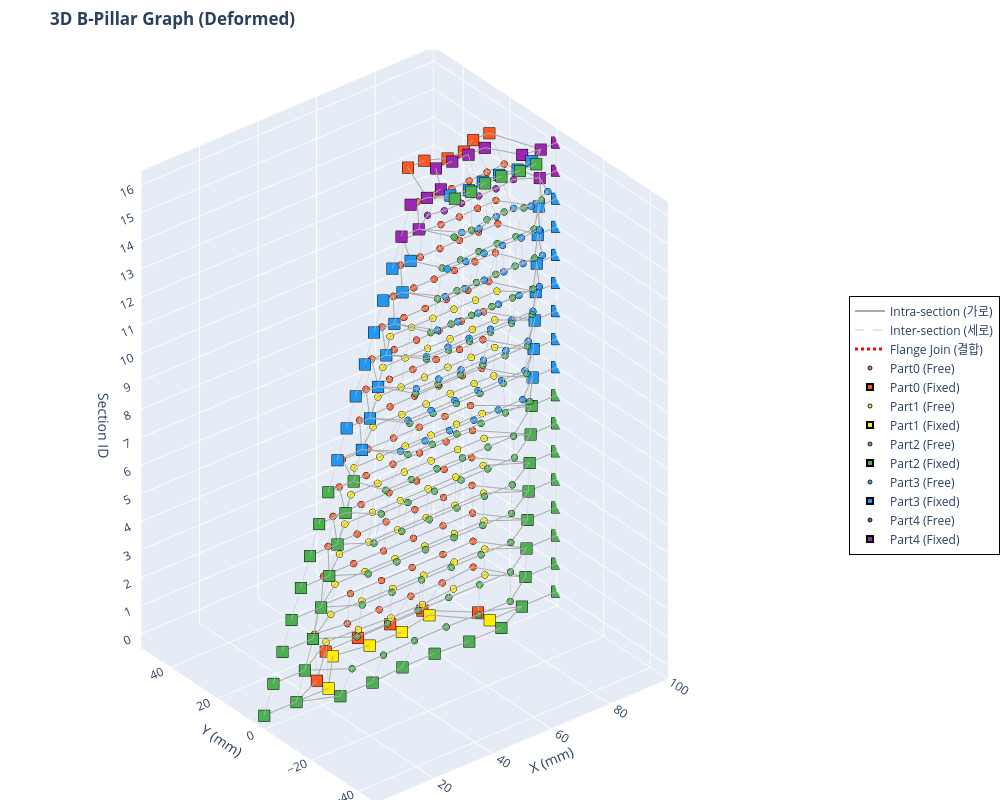

Notebook cell for this chart:
### Code cell
import plotly.graph_objects as go
import numpy as np

def visualize_bpillar_plotly_deformed(x_tensor, deformed_x_tensor, edge_index_tensor, edge_attr_tensor, num_sections):
    # 텐서를 Numpy 배열로 변환
    x_np = x_tensor.cpu().numpy()
    deformed_x_np = deformed_x_tensor.cpu().numpy()
    ei_np = edge_index_tensor.cpu().numpy()
    ea_np = edge_attr_tensor.cpu().numpy()

    # 파트별 색상 맵 (Plotly용 Hex 컬러)
    color_map = {0: '#FF5722', 1: '#FFEE00', 2: '#4CAF50', 3: '#2196F3', 4: '#9C27B0'}
    part_names = {0: 'Part0', 1: 'Part1', 2: 'Part2', 3: 'Part3', 4: 'Part4'}

    fig = go.Figure()

    # ---------------------------------------------------------
    # 1. 엣지(Edge) 그리기 (None-interleaving 기법 적용)
    # ---------------------------------------------------------
    def add_edges(edge_type_val, color, width, dash_style, name):
        mask = (ea_np[:, 3] == edge_type_val)
        edges = ei_np[:, mask]
        
        # 선을 한 번에 그리기 위해 [x1, x2, None, x3, x4, None...] 형태로 리스트 구성
        x_lines, y_lines, z_lines = [], [], []
        for i in range(edges.shape[1]):
            u, v = edges[0, i], edges[1, i]
            x_lines.extend([deformed_x_np[u, 0], deformed_x_np[v, 0], None])
            y_lines.extend([deformed_x_np[u, 1], deformed_x_np[v, 1], None])
            z_lines.extend([x_np[u, 5], x_np[v, 5], None])
            
        if x_lines:  # 엣지가 존재할 경우만 trace 추가
            fig.add_trace(go.Scatter3d(
                x=x_lines, y=y_lines, z=z_lines,
                mode='lines',
                line=dict(color=color, width=width, dash=dash_style),
                hoverinfo='none',  # 엣지에는 마우스 오버 끄기 (노드에만 집중)
                name=name,
                showlegend=True
            ))

    # 엣지 타입별 추가
    add_edges(edge_type_val=0.0, color='#AAAAAA', width=2, dash_style='solid', name='Intra-section (가로)')
    add_edges(edge_type_val=1.0, color='#CCCCCC', width=1, dash_style='dash',  name='Inter-section (세로)')
    add_edges(edge_type_val=2.0, color='#FF0000', width=3, dash_style='dot',   name='Flange Join (결합)')

    # ---------------------------------------------------------
    # 2. 노드(Node) 그리기 (Part 및 Fixed/Free 상태별 분리)
    # ---------------------------------------------------------
    for part_id, color in color_map.items():
        is_fixed = (x_np[:, 2] > 0) | (x_np[:, 3] > 0)
        
        mask_free = (x_np[:, 4] == part_id) & ~is_fixed
        mask_fixed = (x_np[:, 4] == part_id) & is_fixed
        
        p_name = part_names.get(part_id, f'Part {part_id}')
        
        # Free 노드 (원형)
        if mask_free.any():
            fig.add_trace(go.Scatter3d(
                x=deformed_x_np[mask_free, 0], y=deformed_x_np[mask_free, 1], z=x_np[mask_free, 5],
                mode='markers',
                name=f'{p_name} (Free)',
                marker=dict(size=4, color=color, symbol='circle',
                            line=dict(color='black', width=1), opacity=0.9),
                hovertemplate=f'<b>{p_name}</b><br>X: %{{x:.2f}}<br>Y: %{{y:.2f}}<br>Section(Z): %{{z}}<extra></extra>'
            ))
            
        # Fixed 노드 (크고 네모난 마커)
        if mask_fixed.any():
            fig.add_trace(go.Scatter3d(
                x=deformed_x_np[mask_fixed, 0], y=deformed_x_np[mask_fixed, 1], z=x_np[mask_fixed, 5],
                mode='markers',
                name=f'{p_name} (Fixed)',
                marker=dict(size=6, color=color, symbol='square',
                            line=dict(color='black', width=2), opacity=1.0),
                hovertemplate=f'<b>{p_name} [FIXED]</b><br>X: %{{x:.2f}}<br>Y: %{{y:.2f}}<br>Section(Z): %{{z}}<extra></extra>'
            ))

    # ---------------------------------------------------------
    # 3. X-Y 축 범위 계산 (비율 맞추기)
    # ---------------------------------------------------------
    global_xmin, global_xmax = np.min(deformed_x_np[:, 0]), np.max(deformed_x_np[:, 0])
    global_ymin, global_ymax = np.min(deformed_x_np[:, 1]), np.max(deformed_x_np[:, 1])
    
    # X, Y 범위를 동일하게 맞추기
    x_range = global_xmax - global_xmin
    y_range = global_ymax - global_ymin
    max_range = max(x_range, y_range)
    
    x_center = (global_xmin + global_xmax) / 2
    y_center = (global_ymin + global_ymax) / 2
    
    x_axis_range = [x_center - max_range / 2, x_center + max_range / 2]
    y_axis_range = [y_center - max_range / 2, y_center + max_range / 2]

    # ---------------------------------------------------------
    # 4. 레이아웃(Layout) 및 카메라 설정
    # ---------------------------------------------------------
    fig.update_layout(
        title="<b>3D B-Pillar Graph (Deformed)</b>",
        scene=dict(
            xaxis_title='X (mm)',
            yaxis_title='Y (mm)',
            zaxis_title='Section ID',
            xaxis=dict(range=x_axis_range),
            yaxis=dict(range=y_axis_range),
            zaxis=dict(tickmode='linear', tick0=0, dtick=1), # Z축 눈금을 1단위로 표시
            aspectmode='manual',
            aspectratio=dict(x=1, y=1, z=1.5),  # Z축(높이) 비율을 약간 길게 설정
            camera=dict(
                eye=dict(x=-0.8, y=-1.0, z=0.8),  # 초기 카메라 앵글
                projection=dict(type='orthographic')  # 원근 왜곡 제거 (평행 투영)
            )
        ),
        width=1000,
        height=800,
        legend=dict(
            x=1.05, y=0.5,
            bgcolor='rgba(255, 255, 255, 0.8)',
            bordercolor='Black',
            borderwidth=1
        ),
        margin=dict(l=0, r=0, b=0, t=50) # 여백 최소화
    )

    fig.show()

# 함수 실행 (앞서 생성하신 x, edge_index, edge_attr 텐서를 그대로 넣으시면 됩니다)
visualize_bpillar_plotly_deformed(x, info['new_coords'], edge_index, edge_attr, num_sections)

print("📌 마우스 조작 방법:")
print("   • 마우스 좌클릭 드래그: 3D 회전")
print("   • 마우스 우클릭 드래그: 이동 (Pan)")
print("   • 마우스 휠: 확대/축소") 
print("   • 점 위에 마우스 올리기: 좌표 및 파트 상세 정보 표시")
print("   • 우측 범례(Legend) 클릭: 해당 파트/엣지 표시 또는 숨김")

### Figure 1 — Plotly figure (JSON) as saved in the notebook; plotly's stock layout.template omitted (floating-point values rounded to 4 significant figures; data arrays with more than 128 entries replaced by an {"elided": "..."} marker saying what was removed)
{"data": [{"hoverinfo": "none", "line": {"color": "#AAAAAA", "dash": "solid", "width": 2}, "mode": "lines", "name": "Intra-section (가로)", "showlegend": true, "type": "scatter3d", "x": {"elided": "3078 float values"}, "y": {"elided": "3078 float values"}, "z": {"elided": "3078 int values"}}, {"hoverinfo": "none", "line": {"color": "#CCCCCC", "dash": "dash", "width": 1}, "mode": "lines", "name": "Inter-section (세로)", "showlegend": true, "type": "scatter3d", "x": {"elided": "3120 float values"}, "y": {"elided": "3120 float values"}, "z": {"elided": "3120 int values"}}, {"hoverinfo": "none", "line": {"color": "#FF0000", "dash": "dot", "width": 3}, "mode": "lines", "name": "Flange Join (결합)", "showlegend": true, "type": "scatter3d", "x": {"elided": "828 float values"}, "y": {"elided": "828 int values"}, "z": {"elided": "828 int values"}}, {"hovertemplate": "<b>Part0</b><br>X: %{x:.2f}<br>Y: %{y:.2f}<br>Section(Z): %{z}<extra></extra>", "marker": {"color": "#FF5722", "line": {"color": "black", "width": 1}, "opacity": 0.9, "size": 4, "symbol": "circle"}, "mode": "markers", "name": "Part0 (Free)", "type": "scatter3d", "x": [27.23, 37.41, 48.43, 59.28, 70.0, 81.41, 28.1, 38.71, 49.25, 59.76, 70.25, 80.72, 29.65, 39.96, 50.19, 60.36, 70.5, 80.58, 31.22, 41.16, 51.03, 60.85, 70.63, 80.36, 32.9, 42.46, 51.95, 61.41, 70.83, 80.21, 34.6, 43.79, 52.91, 62.0, 71.07, 80.09, 34.97, 43.68, 52.44, 61.19, 69.94, 78.71, 42.18, 52.74, 61.12, 69.42, 77.6, 83.9, 44.42, 52.41, 60.39, 68.38, 76.38, 84.35, 46.25, 53.91, 61.54, 69.18, 76.83, 84.45, 49.68, 57.21, 64.46, 71.73, 79.01, 86.19, 52.85, 59.77, 66.74, 73.72, 80.73, 87.76, 55.35, 62.04, 68.73, 75.38, 81.99, 88.6, 55.18, 61.53, 67.65, 73.92, 80.4, 86.67, 61.18, 66.84, 72.45, 78.44, 84.88, 91.05], "y": [12.56, 11.26, 11.42, 11.49, 11.46, 12.51, 11.68, 11.53, 11.5, 11.5, 11.53, 11.67, 11.79, 11.75, 11.76, 11.76, 11.75, 11.77, 11.76, 11.74, 11.75, 11.75, 11.74, 11.75, 11.7, 11.69, 11.69, 11.69, 11.68, 11.69, 11.18, 11.18, 11.19, 11.18, 11.17, 11.16, 10.28, 10.25, 10.26, 10.26, 10.27, 10.3, 11.96, 12.19, 12.26, 12.3, 12.31, 11.99, 12.05, 12.06, 12.06, 12.07, 12.07, 12.07, 11.88, 11.89, 11.89, 11.89, 11.9, 11.89, 11.81, 11.86, 11.86, 11.86, 11.86, 11.84, 10.94, 10.85, 10.86, 10.87, 10.91, 10.99, 10.93, 10.86, 10.91, 10.93, 10.94, 11.02, 9.499, 9.459, 9.126, 9.078, 9.394, 9.436, 10.99, 10.7, 10.49, 10.59, 11.01, 11.3], "z": [1.0, 1.0, 1.0, 1.0, 1.0, 1.0, 2.0, 2.0, 2.0, 2.0, 2.0, 2.0, 3.0, 3.0, 3.0, 3.0, 3.0, 3.0, 4.0, 4.0, 4.0, 4.0, 4.0, 4.0, 5.0, 5.0, 5.0, 5.0, 5.0, 5.0, 6.0, 6.0, 6.0, 6.0, 6.0, 6.0, 7.0, 7.0, 7.0, 7.0, 7.0, 7.0, 8.0, 8.0, 8.0, 8.0, 8.0, 8.0, 9.0, 9.0, 9.0, 9.0, 9.0, 9.0, 10.0, 10.0, 10.0, 10.0, 10.0, 10.0, 11.0, 11.0, 11.0, 11.0, 11.0, 11.0, 12.0, 12.0, 12.0, 12.0, 12.0, 12.0, 13.0, 13.0, 13.0, 13.0, 13.0, 13.0, 14.0, 14.0, 14.0, 14.0, 14.0, 14.0, 15.0, 15.0, 15.0, 15.0, 15.0, 15.0]}, {"hovertemplate": "<b>Part0 [FIXED]</b><br>X: %{x:.2f}<br>Y: %{y:.2f}<br>Section(Z): %{z}<extra></extra>", "marker": {"color": "#FF5722", "line": {"color": "black", "width": 2}, "opacity": 1, "size": 6, "symbol": "square"}, "mode": "markers", "name": "Part0 (Fixed)", "type": "scatter3d", "x": [0.0, 11.0, 22.0, 33.0, 44.0, 55.0, 66.0, 77.0, 88.0, 100.0, 3.125, 13.89, 89.24, 100.0, 6.25, 16.67, 89.58, 100.0, 9.375, 19.44, 89.93, 100.0, 12.5, 22.22, 90.28, 100.0, 15.62, 25.0, 90.62, 100.0, 18.75, 27.78, 90.97, 100.0, 21.88, 30.56, 91.32, 100.0, 25.0, 33.33, 91.67, 100.0, 28.12, 36.11, 92.01, 100.0, 31.25, 38.89, 92.36, 100.0, 34.38, 41.67, 92.71, 100.0, 37.5, 44.44, 93.06, 100.0, 40.62, 47.22, 93.4, 100.0, 43.75, 50.0, 93.75, 100.0, 46.88, 52.78, 94.1, 100.0, 50.0, 55.56, 61.11, 66.67, 72.22, 77.78, 83.33, 88.89, 94.44, 100.0], "y": [0.0, 0.0, 5.0, 15.0, 15.0, 15.0, 15.0, 5.0, 0.0, 0.0, 0.0, 0.0, 0.0, 0.0, 0.0, 0.0, 0.0, 0.0, 0.0, 0.0, 0.0, 0.0, 0.0, 0.0, 0.0, 0.0, 0.0, 0.0, 0.0, 0.0, 0.0, 0.0, 0.0, 0.0, 0.0, 0.0, 0.0, 0.0, 0.0, 0.0, 0.0, 0.0, 0.0, 0.0, 0.0, 0.0, 0.0, 0.0, 0.0, 0.0, 0.0, 0.0, 0.0, 0.0, 0.0, 0.0, 0.0, 0.0, 0.0, 0.0, 0.0, 0.0, 0.0, 0.0, 0.0, 0.0, 0.0, 0.0, 0.0, 0.0, 0.0, 0.0, 15.0, 15.0, 12.0, 12.0, 15.0, 15.0, 0.0, 0.0], "z": [0.0, 0.0, 0.0, 0.0, 0.0, 0.0, 0.0, 0.0, 0.0, 0.0, 1.0, 1.0, 1.0, 1.0, 2.0, 2.0, 2.0, 2.0, 3.0, 3.0, 3.0, 3.0, 4.0, 4.0, 4.0, 4.0, 5.0, 5.0, 5.0, 5.0, 6.0, 6.0, 6.0, 6.0, 7.0, 7.0, 7.0, 7.0, 8.0, 8.0, 8.0, 8.0, 9.0, 9.0, 9.0, 9.0, 10.0, 10.0, 10.0, 10.0, 11.0, 11.0, 11.0, 11.0, 12.0, 12.0, 12.0, 12.0, 13.0, 13.0, 13.0, 13.0, 14.0, 14.0, 14.0, 14.0, 15.0, 15.0, 15.0, 15.0, 16.0, 16.0, 16.0, 16.0, 16.0, 16.0, 16.0, 16.0, 16.0, 16.0]}, {"hovertemplate": "<b>Part1</b><br>X: %{x:.2f}<br>Y: %{y:.2f}<br>Section(Z): %{z}<extra></extra>", "marker": {"color": "#FFEE00", "line": {"color": "black", "width": 1}, "opacity": 0.9, "size": 4, "symbol": "circle"}, "mode": "markers", "name": "Part1 (Free)", "type": "scatter3d", "x": [27.19, 37.86, 48.25, 59.09, 70.46, 81.38, 28.04, 38.64, 49.15, 59.66, 70.2, 80.65, 29.59, 39.86, 50.07, 60.24, 70.39, 80.52, 31.18, 41.07, 50.92, 60.74, 70.53, 80.3, 32.86, 42.38, 51.86, 61.31, 70.75, 80.16, 34.57, 43.72, 52.83, 61.92, 71.0, 80.05, 34.89, 43.6, 52.35, 61.1, 69.86, 78.63, 42.86, 52.7, 61.09, 69.4, 77.59, 84.05, 44.42, 52.4, 60.39, 68.37, 76.37, 84.35, 45.97, 53.63, 61.27, 68.91, 76.55, 84.17, 48.38, 55.7, 62.99, 70.28, 77.58, 84.85], "y": [7.571, 7.084, 6.233, 6.302, 7.248, 7.519, 6.639, 6.641, 6.487, 6.49, 6.648, 6.634, 6.784, 6.76, 6.754, 6.752, 6.753, 6.761, 6.759, 6.746, 6.749, 6.748, 6.743, 6.746, 6.7, 6.688, 6.69, 6.689, 6.684, 6.686, 6.199, 6.197, 6.197, 6.191, 6.182, 6.17, 5.229, 5.209, 5.212, 5.218, 5.226, 5.247, 7.109, 7.174, 7.239, 7.28, 7.296, 7.031, 7.048, 7.056, 7.058, 7.06, 7.063, 7.061, 6.802, 6.816, 6.819, 6.822, 6.826, 6.822, 6.719, 6.735, 6.74, 6.745, 6.749, 6.747], "z": [1.0, 1.0, 1.0, 1.0, 1.0, 1.0, 2.0, 2.0, 2.0, 2.0, 2.0, 2.0, 3.0, 3.0, 3.0, 3.0, 3.0, 3.0, 4.0, 4.0, 4.0, 4.0, 4.0, 4.0, 5.0, 5.0, 5.0, 5.0, 5.0, 5.0, 6.0, 6.0, 6.0, 6.0, 6.0, 6.0, 7.0, 7.0, 7.0, 7.0, 7.0, 7.0, 8.0, 8.0, 8.0, 8.0, 8.0, 8.0, 9.0, 9.0, 9.0, 9.0, 9.0, 9.0, 10.0, 10.0, 10.0, 10.0, 10.0, 10.0, 11.0, 11.0, 11.0, 11.0, 11.0, 11.0]}, {"hovertemplate": "<b>Part1 [FIXED]</b><br>X: %{x:.2f}<br>Y: %{y:.2f}<br>Section(Z): %{z}<extra></extra>", "marker": {"color": "#FFEE00", "line": {"color": "black", "width": 2}, "opacity": 1, "size": 6, "symbol": "square"}, "mode": "markers", "name": "Part1 (Fixed)", "type": "scatter3d", "x": [0.0, 11.0, 22.0, 33.0, 44.0, 55.0, 66.0, 77.0, 88.0, 100.0, 3.125, 13.89, 89.24, 100.0, 6.25, 16.67, 89.58, 100.0, 9.375, 19.44, 89.93, 100.0, 12.5, 22.22, 90.28, 100.0, 15.62, 25.0, 90.62, 100.0, 18.75, 27.78, 90.97, 100.0, 21.88, 30.56, 91.32, 100.0, 25.0, 33.33, 91.67, 100.0, 28.12, 36.11, 92.01, 100.0, 31.25, 38.89, 92.36, 100.0, 34.38, 41.67, 92.71, 100.0], "y": [0.0, 0.0, 0.0, 12.0, 10.0, 10.0, 12.0, 0.0, 0.0, 0.0, 0.0, 0.0, 0.0, 0.0, 0.0, 0.0, 0.0, 0.0, 0.0, 0.0, 0.0, 0.0, 0.0, 0.0, 0.0, 0.0, 0.0, 0.0, 0.0, 0.0, 0.0, 0.0, 0.0, 0.0, 0.0, 0.0, 0.0, 0.0, 0.0, 0.0, 0.0, 0.0, 0.0, 0.0, 0.0, 0.0, 0.0, 0.0, 0.0, 0.0, 0.0, 0.0, 0.0, 0.0], "z": [0.0, 0.0, 0.0, 0.0, 0.0, 0.0, 0.0, 0.0, 0.0, 0.0, 1.0, 1.0, 1.0, 1.0, 2.0, 2.0, 2.0, 2.0, 3.0, 3.0, 3.0, 3.0, 4.0, 4.0, 4.0, 4.0, 5.0, 5.0, 5.0, 5.0, 6.0, 6.0, 6.0, 6.0, 7.0, 7.0, 7.0, 7.0, 8.0, 8.0, 8.0, 8.0, 9.0, 9.0, 9.0, 9.0, 10.0, 10.0, 10.0, 10.0, 11.0, 11.0, 11.0, 11.0]}, {"hovertemplate": "<b>Part2</b><br>X: %{x:.2f}<br>Y: %{y:.2f}<br>Section(Z): %{z}<extra></extra>", "marker": {"color": "#4CAF50", "line": {"color": "black", "width": 1}, "opacity": 0.9, "size": 4, "symbol": "circle"}, "mode": "markers", "name": "Part2 (Free)", "type": "scatter3d", "x": [24.24, 35.05, 46.1, 56.94, 67.53, 78.34, 26.5, 36.98, 47.48, 57.94, 68.36, 78.81, 28.76, 38.9, 49.01, 59.12, 69.24, 79.35, 30.89, 40.68, 50.45, 60.21, 69.99, 79.75, 33.0, 42.45, 51.87, 61.28, 70.71, 80.12, 34.9, 44.0, 53.07, 62.13, 71.19, 80.23, 34.39, 43.12, 51.84, 60.56, 69.29, 78.01, 41.42, 49.73, 58.1, 66.46, 74.84, 83.47, 42.81, 50.77, 58.77, 66.78, 74.78, 82.83, 44.55, 52.15, 59.81, 67.47, 75.12, 82.83, 48.86, 56.29, 63.46, 70.63, 77.81, 84.9, 49.26, 56.16, 63.14, 70.15, 77.17, 84.26, 52.44, 59.07, 65.68, 72.29, 78.9, 85.5, 54.31, 60.62, 67.12, 73.42, 79.44, 85.68, 57.67, 63.45, 69.98, 76.02, 81.31, 87.44], "y": [-7.216, -7.151, -6.583, -6.504, -7.05, -7.112, -6.505, -6.474, -6.368, -6.379, -6.533, -6.621, -5.937, -5.928, -5.948, -5.975, -6.013, -6.087, -5.748, -5.733, -5.751, -5.774, -5.803, -5.873, -5.653, -5.635, -5.649, -5.667, -5.691, -5.751, -6.366, -6.331, -6.354, -6.388, -6.431, -6.527, -8.905, -8.926, -8.928, -8.932, -8.937, -8.935, -9.542, -9.602, -9.551, -9.501, -9.437, -9.052, -8.592, -8.613, -8.598, -8.581, -8.562, -8.506, -8.977, -9.003, -8.986, -8.966, -8.942, -8.873, -8.201, -8.343, -8.342, -8.348, -8.359, -8.346, -9.571, -9.628, -9.588, -9.544, -9.543, -9.485, -8.483, -8.471, -8.498, -8.525, -8.547, -8.618, -8.111, -8.074, -7.753, -7.729, -8.125, -8.193, -9.067, -9.191, -7.704, -7.48, -9.206, -9.106], "z": [1.0, 1.0, 1.0, 1.0, 1.0, 1.0, 2.0, 2.0, 2.0, 2.0, 2.0, 2.0, 3.0, 3.0, 3.0, 3.0, 3.0, 3.0, 4.0, 4.0, 4.0, 4.0, 4.0, 4.0, 5.0, 5.0, 5.0, 5.0, 5.0, 5.0, 6.0, 6.0, 6.0, 6.0, 6.0, 6.0, 7.0, 7.0, 7.0, 7.0, 7.0, 7.0, 8.0, 8.0, 8.0, 8.0, 8.0, 8.0, 9.0, 9.0, 9.0, 9.0, 9.0, 9.0, 10.0, 10.0, 10.0, 10.0, 10.0, 10.0, 11.0, 11.0, 11.0, 11.0, 11.0, 11.0, 12.0, 12.0, 12.0, 12.0, 12.0, 12.0, 13.0, 13.0, 13.0, 13.0, 13.0, 13.0, 14.0, 14.0, 14.0, 14.0, 14.0, 14.0, 15.0, 15.0, 15.0, 15.0, 15.0, 15.0]}, {"hovertemplate": "<b>Part2 [FIXED]</b><br>X: %{x:.2f}<br>Y: %{y:.2f}<br>Section(Z): %{z}<extra></extra>", "marker": {"color": "#4CAF50", "line": {"color": "black", "width": 2}, "opacity": 1, "size": 6, "symbol": "square"}, "mode": "markers", "name": "Part2 (Fixed)", "type": "scatter3d", "x": [0.0, 11.0, 22.0, 33.0, 44.0, 55.0, 66.0, 77.0, 88.0, 100.0, 3.125, 13.89, 89.24, 100.0, 6.25, 16.67, 89.58, 100.0, 9.375, 19.44, 89.93, 100.0, 12.5, 22.22, 90.28, 100.0, 15.62, 25.0, 90.62, 100.0, 18.75, 27.78, 90.97, 100.0, 21.88, 30.56, 91.32, 100.0, 25.0, 33.33, 91.67, 100.0, 28.12, 36.11, 92.01, 100.0, 31.25, 38.89, 92.36, 100.0, 34.38, 41.67, 92.71, 100.0, 37.5, 44.44, 93.06, 100.0, 40.62, 47.22, 93.4, 100.0, 43.75, 50.0, 93.75, 100.0, 46.88, 52.78, 94.1, 100.0, 50.0, 55.55, 61.11, 66.67, 72.22, 77.78, 83.33, 88.89, 94.44, 100.0], "y": [0.0, 0.0, -5.0, -5.0, -4.0, -4.0, -5.0, -5.0, 0.0, 0.0, 0.0, 0.0, 0.0, 0.0, 0.0, 0.0, 0.0, 0.0, 0.0, 0.0, 0.0, 0.0, 0.0, 0.0, 0.0, 0.0, 0.0, 0.0, 0.0, 0.0, 0.0, 0.0, 0.0, 0.0, 0.0, 0.0, 0.0, 0.0, 0.0, 0.0, 0.0, 0.0, 0.0, 0.0, 0.0, 0.0, 0.0, 0.0, 0.0, 0.0, 0.0, 0.0, 0.0, 0.0, 0.0, 0.0, 0.0, 0.0, 0.0, 0.0, 0.0, 0.0, 0.0, 0.0, 0.0, 0.0, 0.0, 0.0, 0.0, 0.0, 0.0, 0.0, -5.0, -5.0, -4.0, -4.0, -5.0, -5.0, 0.0, 0.0], "z": [0.0, 0.0, 0.0, 0.0, 0.0, 0.0, 0.0, 0.0, 0.0, 0.0, 1.0, 1.0, 1.0, 1.0, 2.0, 2.0, 2.0, 2.0, 3.0, 3.0, 3.0, 3.0, 4.0, 4.0, 4.0, 4.0, 5.0, 5.0, 5.0, 5.0, 6.0, 6.0, 6.0, 6.0, 7.0, 7.0, 7.0, 7.0, 8.0, 8.0, 8.0, 8.0, 9.0, 9.0, 9.0, 9.0, 10.0, 10.0, 10.0, 10.0, 11.0, 11.0, 11.0, 11.0, 12.0, 12.0, 12.0, 12.0, 13.0, 13.0, 13.0, 13.0, 14.0, 14.0, 14.0, 14.0, 15.0, 15.0, 15.0, 15.0, 16.0, 16.0, 16.0, 16.0, 16.0, 16.0, 16.0, 16.0, 16.0, 16.0]}, {"hovertemplate": "<b>Part3</b><br>X: %{x:.2f}<br>Y: %{y:.2f}<br>Section(Z): %{z}<extra></extra>", "marker": {"color": "#2196F3", "line": {"color": "black", "width": 1}, "opacity": 0.9, "size": 4, "symbol": "circle"}, "mode": "markers", "name": "Part3 (Free)", "type": "scatter3d", "x": [40.94, 49.27, 57.6, 65.94, 74.27, 82.63, 43.36, 51.34, 59.33, 67.31, 75.3, 83.31, 46.27, 53.89, 61.53, 69.17, 76.82, 84.48, 49.69, 57.04, 64.28, 71.53, 78.8, 86.04, 51.4, 58.3, 65.25, 72.27, 79.3, 86.34, 54.72, 61.38, 68.02, 74.66, 81.32, 87.95, 55.02, 61.27, 67.66, 73.96, 80.18, 86.59, 60.69, 65.45, 72.84, 79.06, 83.44, 91.47], "y": [-7.092, -7.09, -7.088, -7.085, -7.081, -7.074, -7.151, -7.15, -7.147, -7.144, -7.14, -7.132, -7.143, -7.142, -7.138, -7.135, -7.131, -7.123, -7.184, -7.172, -7.173, -7.174, -7.174, -7.177, -9.717, -9.782, -9.789, -9.726, -9.657, -9.595, -8.9, -8.915, -8.904, -8.891, -8.862, -8.86, -9.332, -9.482, -9.333, -9.328, -9.513, -9.327, -8.494, -9.862, -8.038, -7.618, -9.621, -6.684], "z": [8.0, 8.0, 8.0, 8.0, 8.0, 8.0, 9.0, 9.0, 9.0, 9.0, 9.0, 9.0, 10.0, 10.0, 10.0, 10.0, 10.0, 10.0, 11.0, 11.0, 11.0, 11.0, 11.0, 11.0, 12.0, 12.0, 12.0, 12.0, 12.0, 12.0, 13.0, 13.0, 13.0, 13.0, 13.0, 13.0, 14.0, 14.0, 14.0, 14.0, 14.0, 14.0, 15.0, 15.0, 15.0, 15.0, 15.0, 15.0]}, {"hovertemplate": "<b>Part3 [FIXED]</b><br>X: %{x:.2f}<br>Y: %{y:.2f}<br>Section(Z): %{z}<extra></extra>", "marker": {"color": "#2196F3", "line": {"color": "black", "width": 2}, "opacity": 1, "size": 6, "symbol": "square"}, "mode": "markers", "name": "Part3 (Fixed)", "type": "scatter3d", "x": [25.0, 33.33, 91.67, 100.0, 28.12, 36.11, 92.01, 100.0, 31.25, 38.89, 92.36, 100.0, 34.38, 41.67, 92.71, 100.0, 37.5, 44.44, 93.06, 100.0, 40.62, 47.22, 93.4, 100.0, 43.75, 50.0, 93.75, 100.0, 46.88, 52.78, 94.1, 100.0, 50.0, 55.55, 61.11, 66.67, 72.22, 77.78, 83.33, 88.89, 94.44, 100.0], "y": [0.0, 0.0, 0.0, 0.0, 0.0, 0.0, 0.0, 0.0, 0.0, 0.0, 0.0, 0.0, 0.0, 0.0, 0.0, 0.0, 0.0, 0.0, 0.0, 0.0, 0.0, 0.0, 0.0, 0.0, 0.0, 0.0, 0.0, 0.0, 0.0, 0.0, 0.0, 0.0, 0.0, 0.0, -3.0, -4.0, -3.0, -3.0, -4.0, -3.0, 0.0, 0.0], "z": [8.0, 8.0, 8.0, 8.0, 9.0, 9.0, 9.0, 9.0, 10.0, 10.0, 10.0, 10.0, 11.0, 11.0, 11.0, 11.0, 12.0, 12.0, 12.0, 12.0, 13.0, 13.0, 13.0, 13.0, 14.0, 14.0, 14.0, 14.0, 15.0, 15.0, 15.0, 15.0, 16.0, 16.0, 16.0, 16.0, 16.0, 16.0, 16.0, 16.0, 16.0, 16.0]}, {"hovertemplate": "<b>Part4</b><br>X: %{x:.2f}<br>Y: %{y:.2f}<br>Section(Z): %{z}<extra></extra>", "marker": {"color": "#9C27B0", "line": {"color": "black", "width": 1}, "opacity": 0.9, "size": 4, "symbol": "circle"}, "mode": "markers", "name": "Part4 (Free)", "type": "scatter3d", "x": [58.96, 63.88, 69.83, 75.74, 81.58, 88.14], "y": [3.98, 2.968, 3.018, 3.037, 3.015, 3.691], "z": [15.0, 15.0, 15.0, 15.0, 15.0, 15.0]}, {"hovertemplate": "<b>Part4 [FIXED]</b><br>X: %{x:.2f}<br>Y: %{y:.2f}<br>Section(Z): %{z}<extra></extra>", "marker": {"color": "#9C27B0", "line": {"color": "black", "width": 2}, "opacity": 1, "size": 6, "symbol": "square"}, "mode": "markers", "name": "Part4 (Fixed)", "type": "scatter3d", "x": [46.88, 52.78, 94.1, 100.0, 50.0, 55.55, 61.11, 66.67, 72.22, 77.78, 83.33, 88.89, 94.44, 100.0], "y": [0.0, 0.0, 0.0, 0.0, 0.0, 0.0, 1.0, 10.0, 10.0, 10.0, 10.0, 1.0, 0.0, 0.0], "z": [15.0, 15.0, 15.0, 15.0, 16.0, 16.0, 16.0, 16.0, 16.0, 16.0, 16.0, 16.0, 16.0, 16.0]}], "layout": {"height": 800, "legend": {"bgcolor": "rgba(255, 255, 255, 0.8)", "bordercolor": "Black", "borderwidth": 1, "x": 1.05, "y": 0.5}, "margin": {"b": 0, "l": 0, "r": 0, "t": 50}, "scene": {"aspectmode": "manual", "aspectratio": {"x": 1, "y": 1, "z": 1.5}, "camera": {"eye": {"x": -0.8, "y": -1, "z": 0.8}, "projection": {"type": "orthographic"}}, "xaxis": {"range": [0, 100], "title": {"text": "X (mm)"}}, "yaxis": {"range": [-47.43, 52.57], "title": {"text": "Y (mm)"}}, "zaxis": {"dtick": 1, "tick0": 0, "tickmode": "linear", "title": {"text": "Section ID"}}}, "title": {"text": "<b>3D B-Pillar Graph (Deformed)</b>"}, "width": 1000}}
